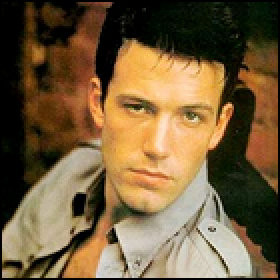
#> input picture Faces/train/Ben Afflek/10.jpg, 140 x 140 px, given in place of cats.jpg, which was not available (shown 2 times larger)
$ python Contour.py
#> lines starting #> are read from the running program, lines starting #| are printed output that depends on the picture; after the words box and inside, x2 and y2 are one past the last pixel; in counts of white or black regions, pixels touching at a corner belong together; pictures that were not available may be replaced by others from this repository, and a replacement may not be noted
import cv2 as cv
import numpy as np


img = cv.imread("photos/cats.jpg")
#> img is the input picture: shape (140, 140, 3); mean B, G, R 60.5, 93.3, 116
capture = cv.VideoCapture('videos/dog.mp4')

blank = np.zeros(img.shape,dtype="uint8")
cv.imshow("blank",blank)


cv.imshow("cats",img)

gray = cv.cvtColor(img,cv.COLOR_BGR2GRAY)
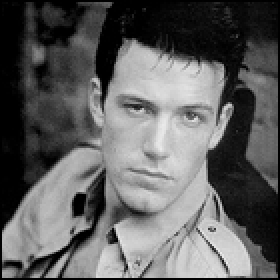
#> gray: shape (140, 140) (shown 2 times larger); min 0, max 238, mean 96.3
cv.imshow("Gray",gray)

# [5 lines of commented-out code are left out]

ret, thresh = cv.threshold(gray,125,255, cv.THRESH_BINARY)
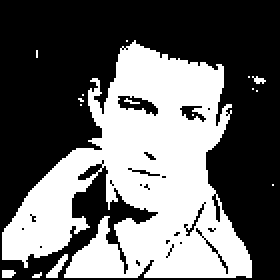
#> thresh: shape (140, 140) (shown 2 times larger); 41.1% white; 16 white regions (13 under 20 px)
cv.imshow("thresh",thresh)

contours, hierarchies = cv.findContours(thresh,cv.RETR_LIST,cv.CHAIN_APPROX_SIMPLE)
#> contours = 56 contours, 46 with area under 20; largest, box (x1, y1, x2, y2) and area: (1, 20, 126, 139) 7930, (58, 47, 80, 59) 132, (89, 52, 104, 62) 74, (38, 81, 52, 91) 56, (92, 101, 103, 119) 44
print(f'{len(contours)} contours found')
#| 56 contours found

cv.drawContours(blank,contours,-1,(0,255,255),thickness=1)
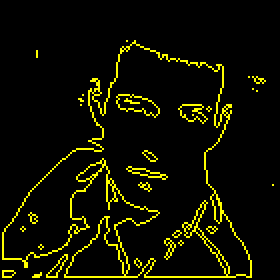
#> blank: shape (140, 140, 3) (shown 2 times larger); mean of channels 0, 1, 2 0, 16.1, 16.1; drawn as B, G, R
cv.imshow("draw contours",blank)


cv.waitKey(0)
